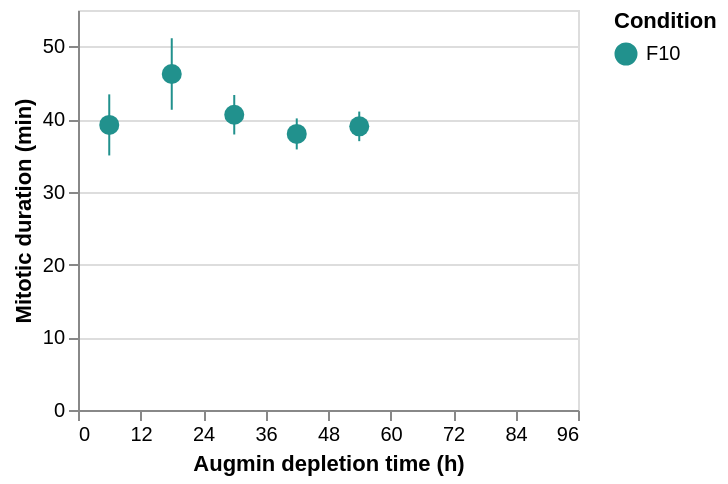

Notebook cell for this chart:
### Code cell
Scatter_MitoticDuration = Scatter_bin(
    dataframe = df,
    x = "Frame_onset_hrs",
    y = "Mitotic_duration_mins",
    color = "Condition",
    x_title = "Augmin depletion time (h)",
    y_title = "Mitotic duration (min)",
    binextent = [0, 96],
    binstep = 12
)
Scatter_MitoticDuration
